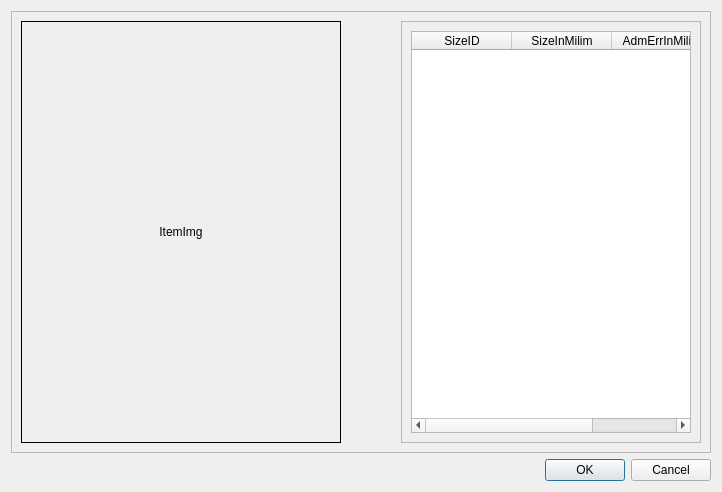
<?xml version="1.0" encoding="UTF-8"?>
<ui version="4.0">
 <class>QItemEditor</class>
 <widget class="QDialog" name="QItemEditor">
  <property name="geometry">
   <rect>
    <x>0</x>
    <y>0</y>
    <width>722</width>
    <height>492</height>
   </rect>
  </property>
  <property name="windowTitle">
   <string>ItemEditor v.1.0</string>
  </property>
  <layout class="QVBoxLayout" name="verticalLayout">
   <item>
    <widget class="QFrame" name="frame">
     <property name="frameShape">
      <enum>QFrame::StyledPanel</enum>
     </property>
     <property name="frameShadow">
      <enum>QFrame::Raised</enum>
     </property>
     <layout class="QHBoxLayout" name="horizontalLayout">
      <item>
       <widget class="QDisplayLabel" name="lb_itemImg">
        <property name="minimumSize">
         <size>
          <width>320</width>
          <height>320</height>
         </size>
        </property>
        <property name="frameShape">
         <enum>QFrame::Panel</enum>
        </property>
        <property name="text">
         <string>ItemImg</string>
        </property>
        <property name="alignment">
         <set>Qt::AlignCenter</set>
        </property>
       </widget>
      </item>
      <item>
       <spacer name="horizontalSpacer">
        <property name="orientation">
         <enum>Qt::Horizontal</enum>
        </property>
        <property name="sizeHint" stdset="0">
         <size>
          <width>40</width>
          <height>20</height>
         </size>
        </property>
       </spacer>
      </item>
      <item>
       <widget class="QFrame" name="frame_2">
        <property name="minimumSize">
         <size>
          <width>300</width>
          <height>0</height>
         </size>
        </property>
        <property name="frameShape">
         <enum>QFrame::StyledPanel</enum>
        </property>
        <property name="frameShadow">
         <enum>QFrame::Raised</enum>
        </property>
        <layout class="QVBoxLayout" name="verticalLayout_2">
         <item>
          <widget class="QTableWidget" name="tabWidget">
           <property name="columnCount">
            <number>3</number>
           </property>
           <column>
            <property name="text">
             <string>SizeID</string>
            </property>
           </column>
           <column>
            <property name="text">
             <string>SizeInMilim</string>
            </property>
           </column>
           <column>
            <property name="text">
             <string>AdmErrInMilim</string>
            </property>
           </column>
          </widget>
         </item>
        </layout>
       </widget>
      </item>
     </layout>
    </widget>
   </item>
   <item>
    <widget class="QDialogButtonBox" name="buttonBox">
     <property name="orientation">
      <enum>Qt::Horizontal</enum>
     </property>
     <property name="standardButtons">
      <set>QDialogButtonBox::Cancel|QDialogButtonBox::Ok</set>
     </property>
    </widget>
   </item>
  </layout>
 </widget>
 <customwidgets>
  <customwidget>
   <class>QDisplayLabel</class>
   <extends>QLabel</extends>
   <header location="global">qdisplaylabel.h</header>
  </customwidget>
 </customwidgets>
 <resources/>
 <connections>
  <connection>
   <sender>buttonBox</sender>
   <signal>accepted()</signal>
   <receiver>QItemEditor</receiver>
   <slot>accept()</slot>
   <hints>
    <hint type="sourcelabel">
     <x>248</x>
     <y>254</y>
    </hint>
    <hint type="destinationlabel">
     <x>157</x>
     <y>274</y>
    </hint>
   </hints>
  </connection>
  <connection>
   <sender>buttonBox</sender>
   <signal>rejected()</signal>
   <receiver>QItemEditor</receiver>
   <slot>reject()</slot>
   <hints>
    <hint type="sourcelabel">
     <x>316</x>
     <y>260</y>
    </hint>
    <hint type="destinationlabel">
     <x>286</x>
     <y>274</y>
    </hint>
   </hints>
  </connection>
 </connections>
</ui>
